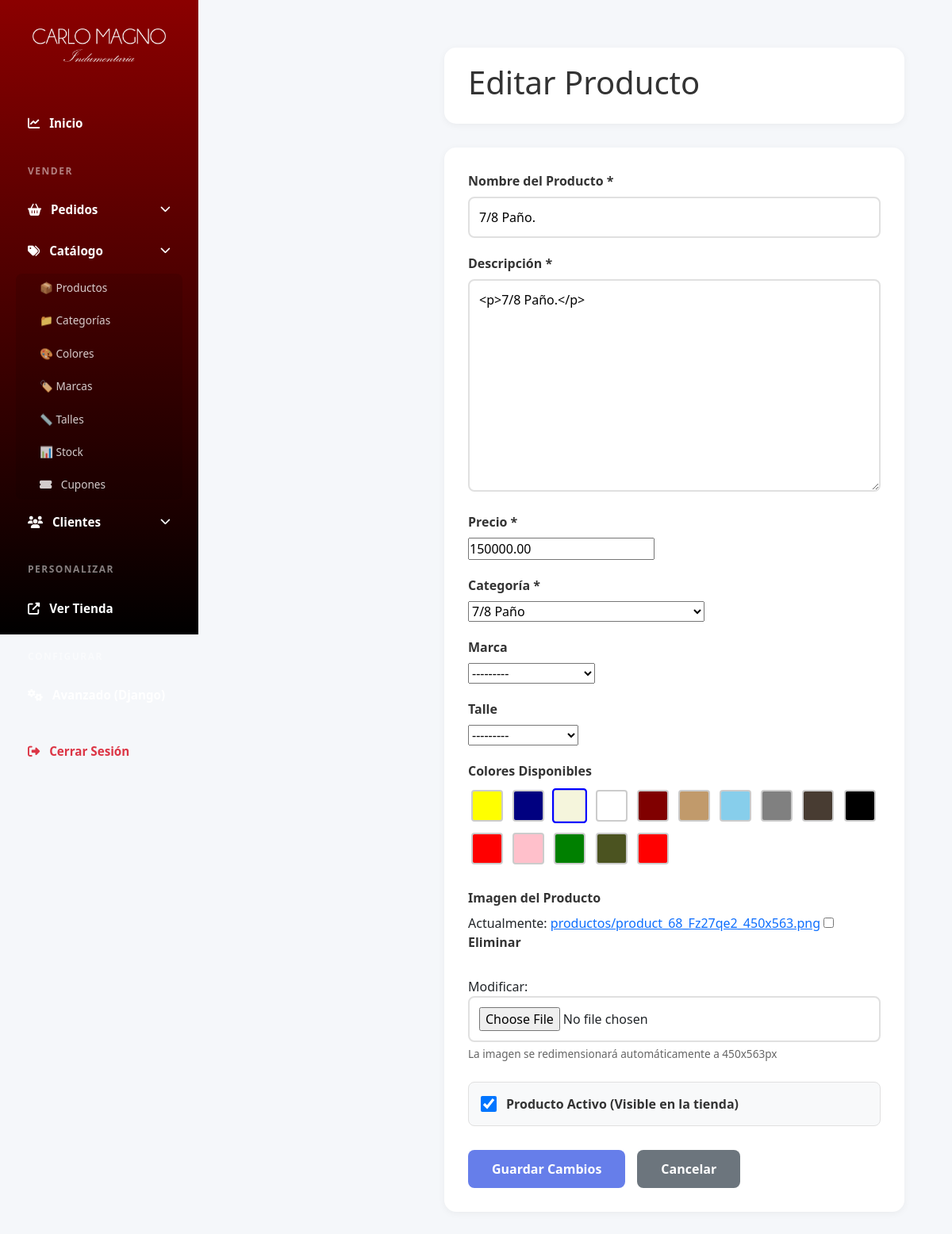
The page /panel/productos/68/editar/ (signed in) on the database as committed earlier.
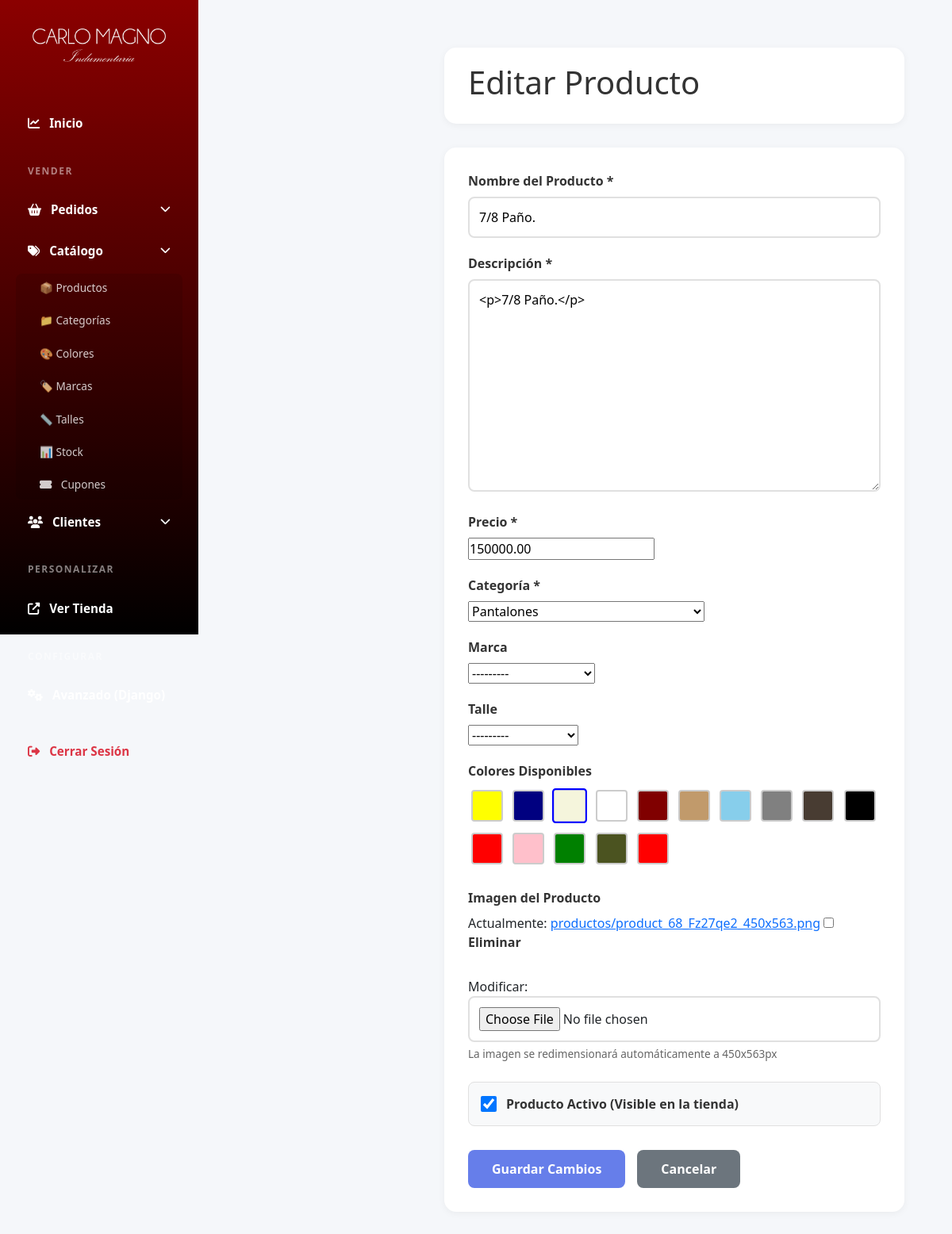
The same page on the database as committed later.
### productos/models.py (models this page shows, shortened)
class Producto(models.Model):
    nombre = models.CharField(max_length=200, verbose_name='Nombre')
    descripcion = models.TextField(verbose_name='Descripción')
    precio = models.DecimalField(
        max_digits=10,
        decimal_places=2,
        validators=[MinValueValidator(0)],
        verbose_name='Precio'
    )
    categoria = models.ForeignKey(
        Categoria,
        on_delete=models.SET_NULL,
        null=True,
        blank=True,
        related_name='productos',
        verbose_name='Categoría'
    )
    marca = models.ForeignKey(
        Marca,
        on_delete=models.SET_NULL,
        null=True,
        blank=True,
        related_name='productos',
        verbose_name='Marca'
    )
    talle = models.ForeignKey(
        Talle,
        on_delete=models.SET_NULL,
        null=True,
        blank=True,
        related_name='productos',
        verbose_name='Talle'
    )
    colores = models.ManyToManyField(
        Color,
        related_name='productos',
        verbose_name='Colores disponibles',
        blank=True
    )
    imagen = models.ImageField(
        upload_to='productos/',
        null=True,
        blank=True,
        verbose_name='Imagen principal'
    )
    esta_activo = models.BooleanField(default=True, verbose_name='Está activo')
    created_at = models.DateTimeField(auto_now_add=True, verbose_name='Fecha de creación')
    updated_at = models.DateTimeField(auto_now=True, verbose_name='Última actualización')
    class Meta:
        verbose_name = 'Producto'
        verbose_name_plural = 'Productos'
        ordering = ['-created_at']

### custom_admin/views.py (the view)
# urls.py: path('panel/productos/<int:pk>/editar/', admin_views.editar_producto, name='editar_producto'),
@login_required(login_url='login')
def editar_producto(request, pk):
    if not request.user.is_staff:
        return redirect('inicio')
    product = get_object_or_404(Producto, pk=pk)
    if request.method == 'POST':
        form = ProductoForm(request.POST, request.FILES, instance=product)
        if form.is_valid():
            form.save()
            messages.success(request, '✅ Producto actualizado exitosamente')
            return redirect('admin_productos')
        else:
            messages.error(request, '❌ Error al actualizar el producto. Por favor revisa los datos ingresados.')
    else:
        form = ProductoForm(instance=product)
    return render(request, 'custom_admin/producto_form.html', {
        'form': form,
        'title': 'Editar Producto',
        'button_text': 'Guardar Cambios'
    })

### productos/forms.py
class ProductoForm(forms.ModelForm):
    colores = forms.ModelMultipleChoiceField(
        queryset=Color.objects.all(),
        widget=forms.CheckboxSelectMultiple(),
        label="Colores disponibles",
        required=False
    )
    class Meta:
        model = Producto
        fields = '__all__'
    def __init__(self, *args, **kwargs):
        super().__init__(*args, **kwargs)
        self.fields['colores'].label_from_instance = lambda obj: obj.hex_code

### productos/context_processors.py (called while the page is built, shortened)
def cart_processor(request):
    carrito = None
    cantidad_total = 0
    if request.user.is_authenticated:
        try:
            carrito = Carrito.objects.get(usuario=request.user)
            cantidad_total = carrito.get_cantidad_total()
        except Carrito.DoesNotExist:
            pass
    return {
        'carrito': carrito,
        'carrito_cantidad': cantidad_total
    }

### productos/models.py (called while the page is built)
    def __str__(self):
        if self.parent:
            return f"{self.parent.nombre} > {self.nombre}"
        return self.nombre

    def __str__(self):
        return f"{self.abbreviation} - {self.nombre}"

    def __str__(self):
        return self.nombre

### templates/custom_admin/producto_form.html (shortened to what this page needs)
{% extends 'custom_admin/base.html' %}
{% load static %}
{%block extra_css %}
<link rel="stylesheet" href="{% static 'css/productos_admin.css' %}" />
{% endblock %}
{% block content %}
<div class="main-content">
	<div class="header">
		<h1>{{ title }}</h1>
	</div>
	<div class="form-container">
		<form method="POST" enctype="multipart/form-data">
			<div class="form-group">
				<label for="{{ form.nombre.id_for_label }}">Nombre del Producto *</label>
				{{ form.nombre }} {{ form.nombre.errors }}
			</div>
			<div class="form-group">
				<label for="{{ form.descripcion.id_for_label }}">Descripción *</label>
				{{ form.descripcion }} {{ form.descripcion.errors }}
			</div>
			<div class="form-group">
				<label for="{{ form.precio.id_for_label }}">Precio *</label>
				{{ form.precio }} {{ form.precio.errors }}
			</div>
			<div class="form-group">
				<label for="{{ form.categoria.id_for_label }}">Categoría *</label>
				{{ form.categoria }} {{ form.categoria.errors }}
			</div>
			<div class="form-group">
				<label for="{{ form.marcas.id_for_label }}">Marca</label>
				{{ form.marca }} {{ form.marca.errors }}
			</div>
			<div class="form-group">
				<label for="{{ form.talle.id_for_label }}">Talle</label>
				{{ form.talle }} {{ form.talle.errors }}
			</div>
			<div class="form-group colores-container">
				<label for="{{ form.colores.id_for_label }}">Colores Disponibles</label>
				<div class="color-options">
					{% for checkbox in form.colores %}
						<span class="color-box" data-color-hex="{{ checkbox.choice_label|safe }}"></span>
					{% endfor %}
				</div>
			</div>
			<div class="form-group">
				<label for="{{ form.imagen.id_for_label }}">Imagen del Producto</label>
				{{ form.imagen }} {{ form.imagen.errors }}
				<small style="color: #666"
					>La imagen se redimensionará automáticamente a 450x563px</small
				>
			</div>
            <div class="form-group checkbox-group">
                <label class="checkbox-container">
                    {{ form.esta_activo }}
                    <span class="checkbox-label">Producto Activo (Visible en la tienda)</span>
                </label>
            </div>
			<div class="form-actions">
				<button type="submit" class="btn btn-primary">{{ button_text }}</button>
				<a href="{% url 'admin_productos' %}" class="btn btn-secondary">Cancelar</a>
			</div>
		</form>
	</div>
</div>
{% load static %}
{% endblock %}

Rows that differ between the two databases and show on the page:
changed Producto "7/8 Paño.": categoria "7/8 Paño" → "Pantalones"
